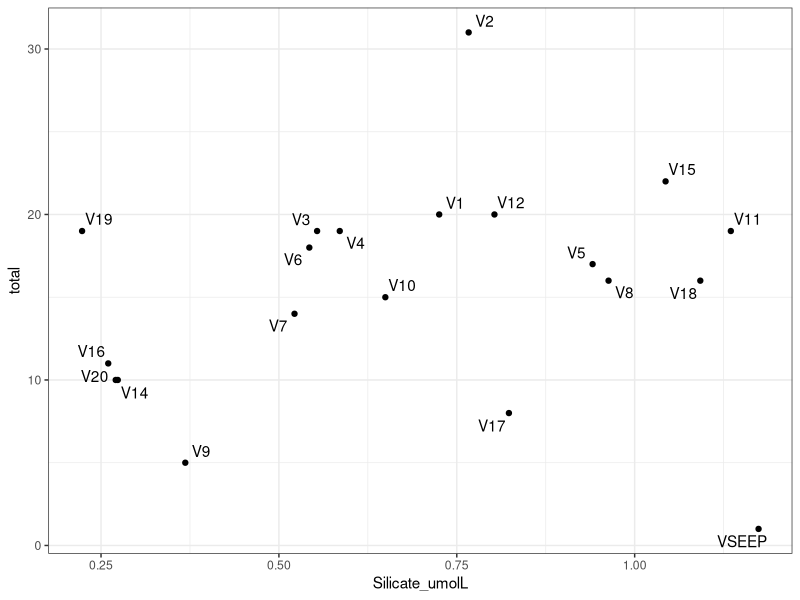

Source code (R):
### Top Species in High and Low SGD from Summer 2022 Surveys###
### Created by Danielle Barnas
### Created on December 6, 2022

### LOAD LIBRARIES
library(tidyverse)
library(here)
library(ggrepel)


### READ IN DATA
survey <- read_csv(here("Data","Surveys","Species_Composition_2022.csv"))
meta <- read_csv(here("Data", "Full_Metadata.csv"))
chem <- read_csv(here("Data","Biogeochem", "Nutrient_Processed_CV.csv")) %>% select(-c(del15N:N_percent))

### PROCESS SPECIES
# high groundwater influence
survey <- survey %>%
  filter(Location == "Varari") %>%
  filter(Taxa != "Sand" & Taxa != "Bare Rock" & Taxa != "Rubble") %>%
  left_join(meta) %>%
  select(CowTagID, Taxa, SpeciesCounts, del15N:N_percent,dist_to_seep_m) %>%
  mutate(dist_to_seep_m = if_else(CowTagID == "V13", dist_to_seep_m*-1, dist_to_seep_m))
# view total richness across sites
plot <- survey %>%
  filter(CowTagID != "V13") %>%
  group_by(CowTagID) %>%
  count(Taxa) %>%
  summarise(total = sum(n)) %>%
  left_join(chem) %>%
  left_join(meta) %>%
  arrange(dist_to_seep_m) %>%
  ggplot(aes(x = Silicate_umolL, y = total)) +
  geom_point() +
  geom_text_repel(aes(label = CowTagID)) +
  theme_bw()
plot

# High SGD: 14, 17, 15, 11, 18
# Low SGD: 1, 2, 3, 4, 16
highsgd <- survey %>%
  filter(CowTagID == "V14" | CowTagID == "V17" | CowTagID == "V15" |
           CowTagID == "V11" | CowTagID == "V18") %>%
  group_by(Taxa) %>%
  summarise(total = sum(SpeciesCounts)) %>%
  arrange(desc(total)) %>%
  filter(Taxa != "Turf", Taxa != "Crustose Corallines", Taxa != "Heteractis magnifica") %>%
  rename(HighTaxa = Taxa)
highsgd[1:10,]


# low groundwater influence
# check other outer sites
lowsgd <- survey %>%
  filter(CowTagID == "V2" | CowTagID == "V3" |
           CowTagID == "V4" | CowTagID == "V16") %>%
  group_by(Taxa) %>%
  summarise(total = sum(SpeciesCounts)) %>%
  arrange(desc(total)) %>%
  filter(Taxa != "Turf", Taxa != "Crustose Corallines", Taxa != "Heteractis magnifica") %>%
  rename(LowTaxa = Taxa)
lowsgd[1:10,]

compareHighLow <- cbind(highsgd[1:10,], lowsgd[1:10,])





highsgd2 <- survey %>%
  filter(CowTagID == "V14" | CowTagID == "V17" | CowTagID == "V15" |
           CowTagID == "V11" | CowTagID == "V18" | CowTagID == "V8") %>%
  group_by(Taxa) %>%
  summarise(total = sum(SpeciesCounts)) %>%
  arrange(desc(total)) %>%
  filter(Taxa != "Turf", Taxa != "Crustose Corallines", Taxa != "Heteractis magnifica") %>%
  rename(HighTaxa = Taxa)
highsgd2[1:10,]


# low groundwater influence
# check other outer sites
lowsgd2 <- survey %>%
  filter(CowTagID == "V1" | CowTagID == "V2" | CowTagID == "V3" |
           CowTagID == "V4" | CowTagID == "V16" | CowTagID == "V13") %>%
  group_by(Taxa) %>%
  summarise(total = sum(SpeciesCounts)) %>%
  arrange(desc(total)) %>%
  filter(Taxa != "Turf", Taxa != "Crustose Corallines", Taxa != "Heteractis magnifica") %>%
  rename(LowTaxa = Taxa)
lowsgd2[1:10,]

compareHighLow2 <- cbind(compareHighLow, highsgd2[1:10,], lowsgd2[1:10,])





